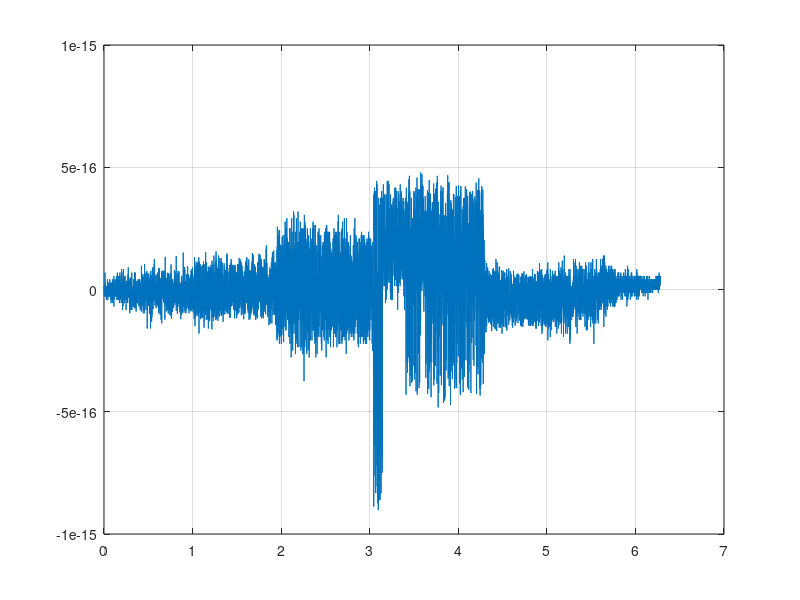

Write MATLAB code to recreate this figure.
clear
theta = linspace(0,2*pi,8192);

x = 0.1;

xsKot= atan2(sin(theta)+x*cos(theta),cos(theta)+x*cos(theta));
ref = atan2(sin(theta),cos(theta));

xsErr = xsKot-ref;
xsErr(xsErr<-pi)=xsErr(xsErr<-pi)+2*pi;
xsErr(xsErr>pi)=xsErr(xsErr>pi)-2*pi;

pred = zeros(size(theta))+atan(x/(x+2));
    
for n = 1:15
        
    pred= pred + 1/n .* (x/sqrt(x.^2+2*x+2)).^n.* ...
        sin(2*n*theta +n*(pi/2 + atan(x+1)));
    
end

figure(1)
plot(theta',xsErr'-pred')
grid on

